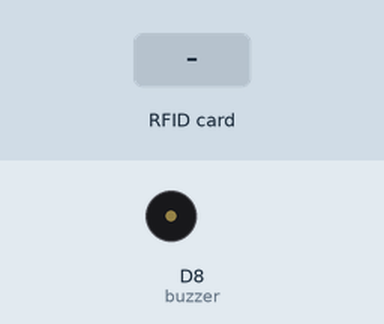
Bench run of a sketch on a simulated ESP8266 (NodeMCU). Parts: buzzer (waves = sounding, pin HIGH). The test bench sets the inputs (shaded band). WiFi joins after 1.5 s; servers stay silent unless stated; what the sketch prints to the serial monitor is not drawn.

Above: at 2.9 s.
3.0 s: RFID card 12 34 56 78 held to the reader
At 3.21 s:
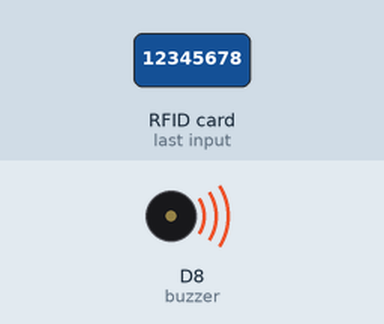
4.7 s: RFID card 5E 7A 19 C4 held to the reader
At 6.7 s:
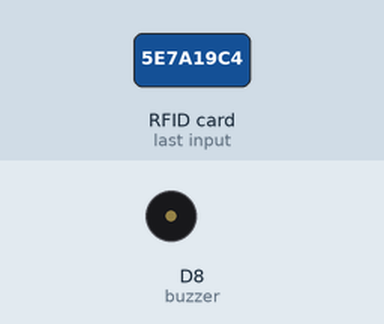
Timing chart, 0 to 8.2 s (numbered marks = the images above; inputs shaded):
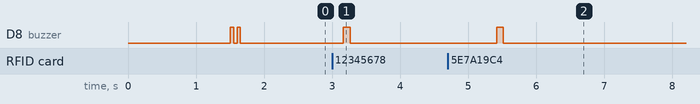

The sketch:

eCart_Code.ino
```cpp
#include <ESP8266WiFi.h>
#include <FirebaseArduino.h>
#include <ArduinoJson.h>
#include <ESP8266HTTPClient.h>
#include <SPI.h>
#include <MFRC522.h>
//ecart-d50ff-default-rtdb.firebaseio.com
//eGzgoHgBJICzkhVNYS1Obu3bn9eerAH3pK9eI2sQ

#define FIREBASE_HOST "ecart-80f44-default-rtdb.firebaseio.com"
#define FIREBASE_AUTH "iN6EnxFjFtqRtCq7x8KeoGwdiWdQsj9AlLcr94Ow"
#define WIFI_SSID "IoT"
#define WIFI_PASSWORD "12345678"

#define SS_PIN D4
#define RST_PIN D3
#define buzzer D8
MFRC522 mfrc522(SS_PIN, RST_PIN);   // Create MFRC522 instance.

void setup()
{
  Serial.begin(115200);
   SPI.begin(); // Initiate  SPI bus

  WiFi.begin(WIFI_SSID, WIFI_PASSWORD);
   Serial.println();
  Serial.print("Connecting to ");
  Serial.print(WIFI_SSID);
  while (WiFi.status() != WL_CONNECTED) {
    Serial.print(".");
    delay(500);
    pinMode(buzzer,OUTPUT);
  }

  Serial.println();
  Serial.print("Connected");
  Serial.print("IP Address: ");
  Serial.println(WiFi.localIP());                               //prints local IP address

     digitalWrite(buzzer, HIGH);
     delay(50);
     digitalWrite(buzzer,LOW);
     delay(50);
     digitalWrite(buzzer, HIGH);
     delay(50);
     digitalWrite(buzzer,LOW);
     delay(50);

  mfrc522.PCD_Init();   // Initiate MFRC522
  Firebase.begin(FIREBASE_HOST, FIREBASE_AUTH);                 // connect to the firebase

  Serial.println("Put your card to the reader...");
  Serial.println();

}

void loop()
{
  // Look for new cards
  if ( ! mfrc522.PICC_IsNewCardPresent())
  {
    return;
  }
  // Select one of the cards
  if ( ! mfrc522.PICC_ReadCardSerial())
  {
    return;
  }
  //Show UID on serial monitor
  Serial.print("Product UID : ");
  String content= "";
  byte letter;
  for (byte i = 0; i < mfrc522.uid.size; i++)
  {
     Serial.print(mfrc522.uid.uidByte[i] < 0x10 ? " 0" : "");
     Serial.print(mfrc522.uid.uidByte[i], HEX);
     content.concat(String(mfrc522.uid.uidByte[i] < 0x10 ? " 0" : ""));
     content.concat(String(mfrc522.uid.uidByte[i], HEX));
  }
  Serial.println();
  content.toUpperCase();

  Firebase.setString("/product_tuid/Value",content);            //setup path to send content readings

  if (Firebase.failed())
   {
     Serial.print("pushing/logs failed:");
     digitalWrite(buzzer, HIGH);
     delay(500);
     digitalWrite(buzzer,LOW);
     delay(500);
     digitalWrite(buzzer, HIGH);
     delay(500);
     digitalWrite(buzzer,LOW);
     delay(500);
     Serial.println(Firebase.error());
      return;
  }
  else
  {
    digitalWrite(buzzer, HIGH);
    delay(100);
    Serial.print("RFID's Data has been Received...");
    digitalWrite(buzzer,LOW);
  }
   delay(2000);
}
```

Measured:
- after the input at 3.0 s, D8 (buzzer): LOW → HIGH after 0.16 s, → LOW 0.10 s later
- after the input at 4.7 s, D8 (buzzer): LOW → HIGH after 0.72 s, → LOW 0.10 s later
